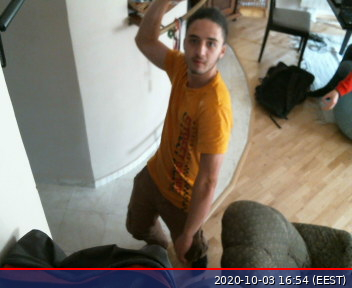
#> input picture doorBellServer/client/results/image.png, 352 x 288 px
$ python face_recognition.py
#> lines starting #> are read from the running program, lines starting #| are printed output that depends on the picture; after the words box and inside, x2 and y2 are one past the last pixel; in counts of white or black regions, pixels touching at a corner belong together
import os
import numpy as numpy
import cv2
import matplotlib.pyplot as plt


def generateImage():
    os.system("./runcam.sh")

    image_raw = cv2.imread('./results/image.png', 0)
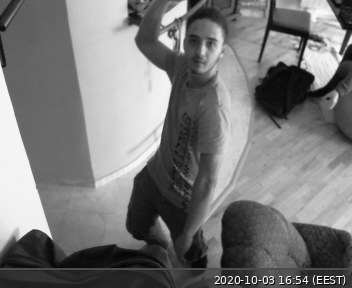
#> image_raw: shape (288, 352); min 0, max 255, mean 120.5

    haar_cascade_face = cv2.CascadeClassifier("/home/pi/opencv/data/haarcascades/haarcascade_frontalface_alt2.xml")

    return(image_raw, haar_cascade_face)

def convertToRGB(image):
    return cv2.cvtColor(image, cv2.COLOR_BGR2RGB)

def detect_faces(scaleFactor = 1.1):
    image_result = generateImage()

    image_copy = image_result[0].copy()

    faces_rect = image_result[1].detectMultiScale(image_result[0], scaleFactor=scaleFactor, minNeighbors=5)
#> faces_rect = [[178, 24, 49, 49]]

    print(faces_rect)
#| [[178  24  49  49]]

    for (x, y, w, h) in faces_rect:
        cv2.rectangle(image_copy, (x, y), (x+w, y+h), (0, 255, 0), 15)
#> this loop made 1 pass
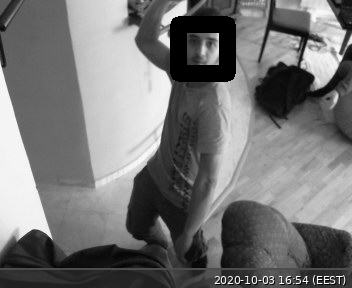
#> image_copy: shape (288, 352); 3.2% of pixels changed, all inside (x1, y1, x2, y2) = (170, 16, 236, 82)

    return image_copy


if __name__ == "__main__":
    detect_faces()
